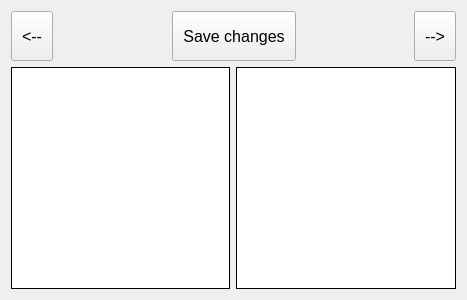
<?xml version="1.0" encoding="UTF-8"?>
<ui version="4.0">
 <class>journalWindow</class>
 <widget class="QWidget" name="journalWindow">
  <property name="geometry">
   <rect>
    <x>0</x>
    <y>0</y>
    <width>467</width>
    <height>300</height>
   </rect>
  </property>
  <property name="windowTitle">
   <string>Form</string>
  </property>
  <layout class="QVBoxLayout" name="verticalLayout_3">
   <item>
    <widget class="QWidget" name="buttonContainer" native="true">
     <property name="minimumSize">
      <size>
       <width>0</width>
       <height>50</height>
      </size>
     </property>
     <property name="maximumSize">
      <size>
       <width>16777215</width>
       <height>50</height>
      </size>
     </property>
     <layout class="QHBoxLayout" name="horizontalLayout_2">
      <property name="leftMargin">
       <number>0</number>
      </property>
      <property name="topMargin">
       <number>0</number>
      </property>
      <property name="rightMargin">
       <number>0</number>
      </property>
      <property name="bottomMargin">
       <number>0</number>
      </property>
      <item>
       <widget class="QPushButton" name="goBackward">
        <property name="minimumSize">
         <size>
          <width>0</width>
          <height>50</height>
         </size>
        </property>
        <property name="font">
         <font>
          <pointsize>12</pointsize>
         </font>
        </property>
        <property name="styleSheet">
         <string notr="true">QPushButton {
	padding: 10px;
}</string>
        </property>
        <property name="text">
         <string>&lt;--</string>
        </property>
       </widget>
      </item>
      <item>
       <spacer name="horizontalSpacer">
        <property name="orientation">
         <enum>Qt::Horizontal</enum>
        </property>
        <property name="sizeHint" stdset="0">
         <size>
          <width>40</width>
          <height>20</height>
         </size>
        </property>
       </spacer>
      </item>
      <item>
       <widget class="QPushButton" name="saveChanges">
        <property name="minimumSize">
         <size>
          <width>0</width>
          <height>50</height>
         </size>
        </property>
        <property name="font">
         <font>
          <pointsize>12</pointsize>
         </font>
        </property>
        <property name="styleSheet">
         <string notr="true">QPushButton {
	padding: 10px;
}</string>
        </property>
        <property name="text">
         <string>Save changes</string>
        </property>
       </widget>
      </item>
      <item>
       <spacer name="horizontalSpacer_2">
        <property name="orientation">
         <enum>Qt::Horizontal</enum>
        </property>
        <property name="sizeHint" stdset="0">
         <size>
          <width>40</width>
          <height>20</height>
         </size>
        </property>
       </spacer>
      </item>
      <item>
       <widget class="QPushButton" name="goForward">
        <property name="minimumSize">
         <size>
          <width>0</width>
          <height>50</height>
         </size>
        </property>
        <property name="font">
         <font>
          <pointsize>12</pointsize>
         </font>
        </property>
        <property name="styleSheet">
         <string notr="true">QPushButton {
	padding: 10px;
}</string>
        </property>
        <property name="text">
         <string>--&gt;</string>
        </property>
       </widget>
      </item>
     </layout>
    </widget>
   </item>
   <item>
    <layout class="QHBoxLayout" name="horizontalLayout">
     <item>
      <layout class="QVBoxLayout" name="verticalLayout_2">
       <property name="spacing">
        <number>0</number>
       </property>
       <item>
        <widget class="QTextEdit" name="leftPage">
         <property name="font">
          <font>
           <pointsize>12</pointsize>
          </font>
         </property>
         <property name="styleSheet">
          <string notr="true">QTextEdit {
	border: 0.5px solid black;
	border-bottom: none;
}</string>
         </property>
        </widget>
       </item>
       <item>
        <widget class="QLineEdit" name="leftPageNumber">
         <property name="font">
          <font>
           <pointsize>12</pointsize>
          </font>
         </property>
         <property name="styleSheet">
          <string notr="true">QLineEdit {
	border: 0.5px solid black;
	border-top: none;
}</string>
         </property>
         <property name="text">
          <string/>
         </property>
         <property name="alignment">
          <set>Qt::AlignRight|Qt::AlignTrailing|Qt::AlignVCenter</set>
         </property>
         <property name="readOnly">
          <bool>true</bool>
         </property>
        </widget>
       </item>
      </layout>
     </item>
     <item>
      <layout class="QVBoxLayout" name="verticalLayout">
       <property name="spacing">
        <number>0</number>
       </property>
       <item>
        <widget class="QTextEdit" name="rightPage">
         <property name="font">
          <font>
           <pointsize>12</pointsize>
          </font>
         </property>
         <property name="styleSheet">
          <string notr="true">QTextEdit {
	border: 0.5px solid black;
	border-bottom: none;
}</string>
         </property>
        </widget>
       </item>
       <item>
        <widget class="QLineEdit" name="rightPageNumber">
         <property name="font">
          <font>
           <pointsize>12</pointsize>
          </font>
         </property>
         <property name="styleSheet">
          <string notr="true">QLineEdit {
	border: 0.5px solid black;
	border-top: none;
}</string>
         </property>
         <property name="readOnly">
          <bool>true</bool>
         </property>
        </widget>
       </item>
      </layout>
     </item>
    </layout>
   </item>
  </layout>
 </widget>
 <resources/>
 <connections/>
</ui>
